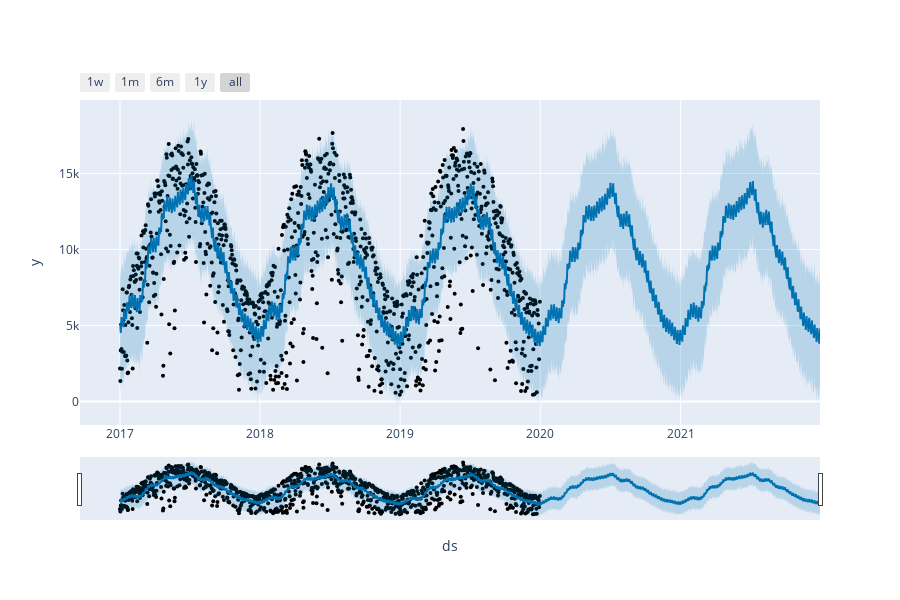

The notebook cell this image was saved under:
### Code cell
# Python
from fbprophet.plot import plot_plotly, plot_components_plotly

plot_plotly(m, forecast)

### Figure 1 — Plotly figure (JSON) as saved in the notebook; plotly's stock layout.template omitted (floating-point values rounded to 4 significant figures; data arrays with more than 128 entries replaced by an {"elided": "..."} marker saying what was removed)
{"data": [{"marker": {"color": "black", "size": 4}, "mode": "markers", "name": "Actual", "type": "scatter", "x": {"elided": "1095 str values"}, "y": {"elided": "1095 int values"}}, {"hoverinfo": "skip", "line": {"width": 0}, "mode": "lines", "type": "scatter", "x": {"elided": "1825 str values"}, "y": {"elided": "1825 float values"}}, {"fill": "tonexty", "fillcolor": "rgba(0, 114, 178, 0.2)", "line": {"color": "#0072B2", "width": 2}, "mode": "lines", "name": "Predicted", "type": "scatter", "x": {"elided": "1825 str values"}, "y": {"elided": "1825 float values"}}, {"fill": "tonexty", "fillcolor": "rgba(0, 114, 178, 0.2)", "hoverinfo": "skip", "line": {"width": 0}, "mode": "lines", "type": "scatter", "x": {"elided": "1825 str values"}, "y": {"elided": "1825 float values"}}], "layout": {"height": 600, "showlegend": false, "width": 900, "xaxis": {"rangeselector": {"buttons": [{"count": 7, "label": "1w", "step": "day", "stepmode": "backward"}, {"count": 1, "label": "1m", "step": "month", "stepmode": "backward"}, {"count": 6, "label": "6m", "step": "month", "stepmode": "backward"}, {"count": 1, "label": "1y", "step": "year", "stepmode": "backward"}, {"step": "all"}]}, "rangeslider": {"visible": true}, "title": {"text": "ds"}, "type": "date"}, "yaxis": {"title": {"text": "y"}}}}
